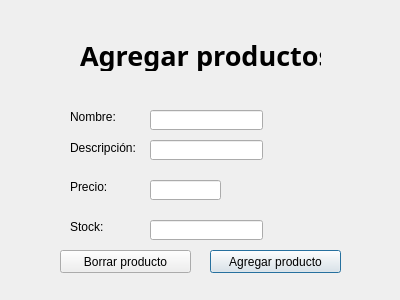
<?xml version="1.0" encoding="UTF-8"?>
<ui version="4.0">
 <class>Dialog</class>
 <widget class="QDialog" name="Dialog">
  <property name="geometry">
   <rect>
    <x>0</x>
    <y>0</y>
    <width>400</width>
    <height>300</height>
   </rect>
  </property>
  <property name="windowTitle">
   <string>Agregar producto</string>
  </property>
  <widget class="QLabel" name="label_2">
   <property name="geometry">
    <rect>
     <x>80</x>
     <y>40</y>
     <width>241</width>
     <height>31</height>
    </rect>
   </property>
   <property name="font">
    <font>
     <family>Poppins SemiBold</family>
     <pointsize>20</pointsize>
     <weight>75</weight>
     <bold>true</bold>
    </font>
   </property>
   <property name="text">
    <string>Agregar productos</string>
   </property>
  </widget>
  <widget class="QLabel" name="label">
   <property name="geometry">
    <rect>
     <x>70</x>
     <y>110</y>
     <width>47</width>
     <height>13</height>
    </rect>
   </property>
   <property name="text">
    <string>Nombre:</string>
   </property>
  </widget>
  <widget class="QLabel" name="label_3">
   <property name="geometry">
    <rect>
     <x>70</x>
     <y>140</y>
     <width>71</width>
     <height>16</height>
    </rect>
   </property>
   <property name="text">
    <string>Descripción:</string>
   </property>
  </widget>
  <widget class="QLabel" name="label_4">
   <property name="geometry">
    <rect>
     <x>70</x>
     <y>180</y>
     <width>47</width>
     <height>13</height>
    </rect>
   </property>
   <property name="text">
    <string>Precio:</string>
   </property>
  </widget>
  <widget class="QLabel" name="label_5">
   <property name="geometry">
    <rect>
     <x>70</x>
     <y>220</y>
     <width>47</width>
     <height>13</height>
    </rect>
   </property>
   <property name="text">
    <string>Stock:</string>
   </property>
  </widget>
  <widget class="QPushButton" name="pushButtonAgregarProducto">
   <property name="geometry">
    <rect>
     <x>210</x>
     <y>250</y>
     <width>131</width>
     <height>23</height>
    </rect>
   </property>
   <property name="text">
    <string>Agregar producto</string>
   </property>
  </widget>
  <widget class="QLineEdit" name="lineEditNombreProducto">
   <property name="geometry">
    <rect>
     <x>150</x>
     <y>110</y>
     <width>113</width>
     <height>20</height>
    </rect>
   </property>
  </widget>
  <widget class="QLineEdit" name="lineEditDescripcionProducto">
   <property name="geometry">
    <rect>
     <x>150</x>
     <y>140</y>
     <width>113</width>
     <height>20</height>
    </rect>
   </property>
  </widget>
  <widget class="QLineEdit" name="lineEditPrecioProducto">
   <property name="geometry">
    <rect>
     <x>150</x>
     <y>180</y>
     <width>71</width>
     <height>20</height>
    </rect>
   </property>
  </widget>
  <widget class="QLineEdit" name="lineEditStockProducto">
   <property name="geometry">
    <rect>
     <x>150</x>
     <y>220</y>
     <width>113</width>
     <height>20</height>
    </rect>
   </property>
  </widget>
  <widget class="QPushButton" name="pushButtonBorrarProducto">
   <property name="geometry">
    <rect>
     <x>60</x>
     <y>250</y>
     <width>131</width>
     <height>23</height>
    </rect>
   </property>
   <property name="text">
    <string>Borrar producto</string>
   </property>
  </widget>
 </widget>
 <resources/>
 <connections/>
</ui>
